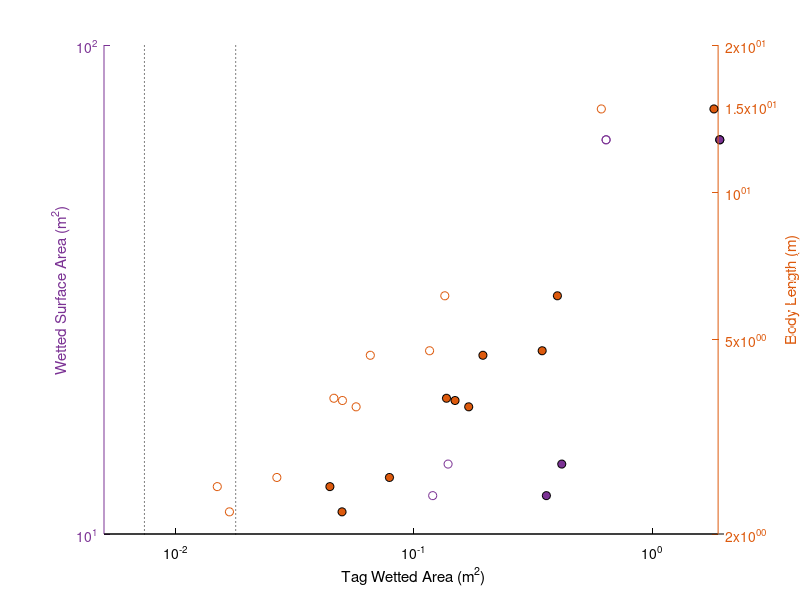
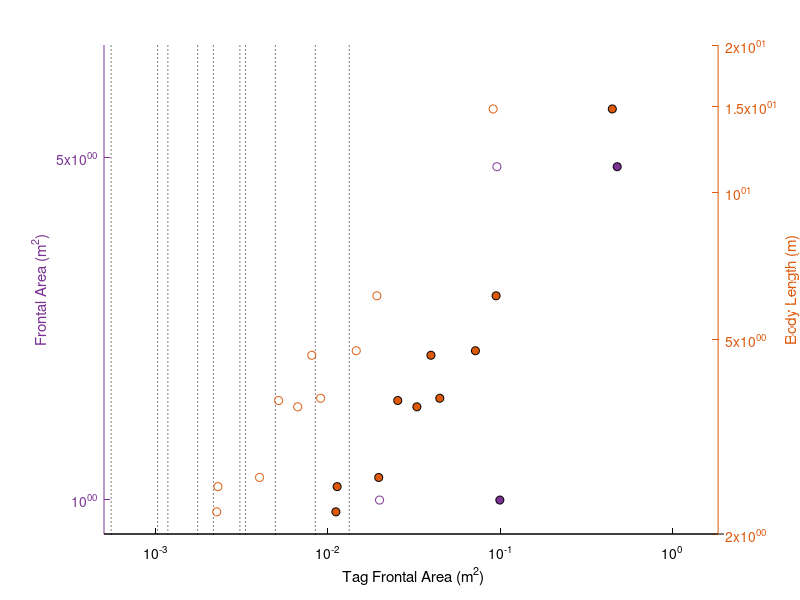
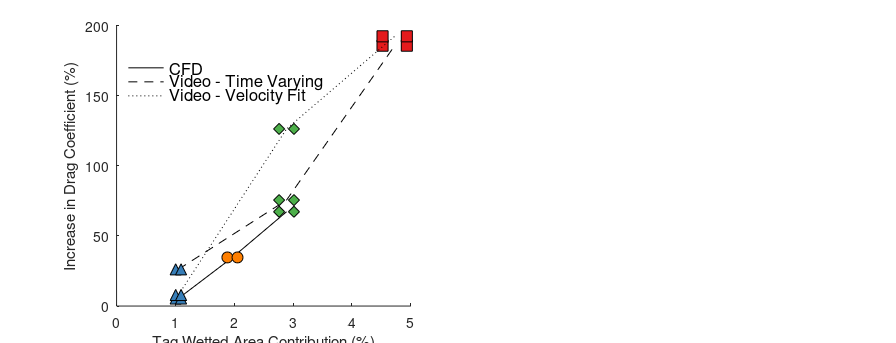

Write MATLAB code to recreate these figures, in order. (Note: this script raises an error after producing the figures.)
% Acceptable tag sizes
% 20 July 2016

bodylength = [3.64
NaN
4.74
3.75
2.61
1.18
1.42
1.47
2.22
2.5
3.79
4.64
6.14
NaN
14.8];

Wa = [5.85
NaN
11.98
5.12
2.7
0.58
0.78
0.92
1.7
1.51
4.71
6.72
13.9
64
64];

% frontal area 
Fa = [0.342119151
NaN
0.754295759
0.264207719
0.20428189
0.049664342
0.054820966
0.079577539
0.114591656
0.116509475
0.466037898
0.413675878
0.997233885
NaN
4.791968398];

tagWa3 = Wa*0.03;
tagWa1 = Wa*0.01;

tagFa2 = Fa*0.02;
tagFa10 = Fa*0.1;


%%
%# Some initial computations:
axesPosition = [110 40 200 200];  %# Axes position, in pixels
yWidth = 30;                      %# y axes spacing, in pixels

%# Create the figure and axes:
figure(1); clf; hold on
set(gca,'Position',axesPosition)
h1 = axes('Color','w','XColor','k','YColor',[123/255 50/255 148/255],...
          'YLim',[0 100],'Xlim',[0.005 2],'xscale','log','yscale','log',...
          'NextPlot','add');
h2 = axes('Color','none','XColor','k','YColor',[221/255 90/255 13/255],...
          'YLim',[0 20],'Xlim',[0.005 2],'xscale','log','yscale','log',...
          'XTick',[],'XTickLabel',[],...
          'Ytick',[0 2 5 10 15 20],...
          'Yaxislocation','right','NextPlot','add');

xlabel(h1,'Tag Wetted Area (m^2)');
ylabel(h2,'Body Length (m)');
ylabel(h1,'Wetted Surface Area (m^2)');

plot(h1,tagWa3,Wa,'o','markerfacecolor',[123/255 50/255 148/255],'markeredgecolor','k')
plot(h1,tagWa1,Wa,'o','markeredgecolor',[123/255 50/255 148/255])

plot(h2,tagWa3,bodylength,'o','markerfacecolor',[221/255 90/255 13/255],'markeredgecolor','k')
plot(h2,tagWa1,bodylength,'o','markeredgecolor',[221/255 90/255 13/255])

%% Add DTAG3+ on market
% wetted area 
TAG3 = [0.0243; 0.066; 0.108];
plot(h1,TAG3(1),2.29,'^','MarkerEdgeColor',[55/255 126/255 184/255],'MarkerFaceColor',[55/255 126/255 184/255],'MarkerSize',8) % 2.29 = average wetted area of Hoku and Liho
plot(h1,TAG3(2),2.29,'d','MarkerEdgeColor',[77/255 175/255 74/255],'MarkerFaceColor',[77/255 175/255 74/255],'MarkerSize',8) % 2.29 = average wetted area of Hoku and Liho
plot(h1,TAG3(3),2.29,'s','MarkerEdgeColor',[228/255 26/255 28/255],'MarkerFaceColor',[228/255 26/255 28/255],'MarkerSize',8) % 2.29 = average wetted area of Hoku and Liho

tag268 = 0.01785; 
tag333 = 0.00739;
plot(h1,[tag268 tag268],[0.58 100],'k:')
plot(h1,[tag333 tag333],[0.58 100],'k:')

% save
cd /Users/julievanderhoop/Documents/MATLAB/DQ/DQ2013/AnalysisFigs
print('Glide_AcceptableTagSize','-dsvg','-r300')

%% add second figure with FA
figure(2); clf; hold on
set(gca,'Position',axesPosition)
h1 = axes('Color','w','XColor','k','YColor',[123/255 50/255 148/255],...
          'YLim',[0 8.5],'Xlim',[0.0005 2],'xscale','log','yscale','log',...
          'NextPlot','add');
      set(h1,'ytick',[0 0.1 1 5])
h2 = axes('Color','none','XColor','k','YColor',[221/255 90/255 13/255],...
          'YLim',[0 20],'Xlim',[0.0005 2],'xscale','log','yscale','log',...
          'XTick',[],'XTickLabel',[],...
          'Ytick',[0 2 5 10 15 20],...
          'Yaxislocation','right','NextPlot','add');

xlabel(h1,'Tag Frontal Area (m^2)');
ylabel(h2,'Body Length (m)');
ylabel(h1,'Frontal Area (m^2)');

plot(h1,tagFa10,Fa,'o','markerfacecolor',[123/255 50/255 148/255],'markeredgecolor','k')
plot(h1,tagFa2,Fa,'o','markeredgecolor',[123/255 50/255 148/255])

plot(h2,tagFa10,bodylength,'o','markerfacecolor',[221/255 90/255 13/255],'markeredgecolor','k')
plot(h2,tagFa2,bodylength,'o','markeredgecolor',[221/255 90/255 13/255])

% add our tags
TAG3FA = [0.0022; 0.0110; 0.0198];
plot(h1,TAG3FA(1),0.1165,'^','MarkerEdgeColor',[55/255 126/255 184/255],'MarkerFaceColor',[55/255 126/255 184/255],'MarkerSize',8) % 2.29 = average wetted area of Hoku and Liho
plot(h1,TAG3FA(2),0.1165,'d','MarkerEdgeColor',[77/255 175/255 74/255],'MarkerFaceColor',[77/255 175/255 74/255],'MarkerSize',8) % 2.29 = average wetted area of Hoku and Liho
plot(h1,TAG3FA(3),0.1165,'s','MarkerEdgeColor',[228/255 26/255 28/255],'MarkerFaceColor',[228/255 26/255 28/255],'MarkerSize',8) % 2.29 = average wetted area of Hoku and Liho

% add Wildlife Computers
tag268Fa = 0.00055; 
tag333Fa = 0.001175;
plot(h1,[tag268Fa tag268Fa],[0.05 10],'k:')
plot(h1,[tag333Fa tag333Fa],[0.05 10],'k:')

% add other tags on market 
dualsidemount = 30.8/10000; % Hanson, m^2
frontmount = 21.6/10000; % Hanson, m^2
singlesidemount = 17.5/10000; % Hanson, m^2
crittercam = 8.45E-3; 
DavisCam = 0.0133; 
LLEO = 0.00495;
Acousonde3A = 0.001024;
Acousonde3B = 0.003319993;

plot(h1,[dualsidemount dualsidemount],[0.05 10],'k:')
plot(h1,[frontmount frontmount],[0.05 10],'k:')
plot(h1,[singlesidemount singlesidemount],[0.05 10],'k:')
plot(h1,[crittercam crittercam],[0.05 10],'k:')
plot(h1,[DavisCam DavisCam],[0.05 10],'k:')
plot(h1,[LLEO LLEO],[0.05 10],'k:')
plot(h1,[Acousonde3A Acousonde3A],[0.05 10],'k:')
plot(h1,[Acousonde3B Acousonde3B],[0.05 10],'k:')



% add DTAG2
plot(h1,0.0038,0.1165,'ko','MarkerFaceColor','w','MarkerSize',8) % 2.29 = average wetted area of Hoku and Liho

print('Glide_AcceptableTagSizeFA','-dsvg','-r300')


%% Figure S2 - wetted area increase vs Cd increase
% increase in wetted area from DTAG3
DtagWAInc = [0.024/2.39 0.024/2.19 0.045/2.39 0.045/2.19 0.066/2.39 0.066/2.19 0.108/2.39 0.108/2.19];
DtagWAInc = DtagWAInc*100; % make it a percent
% increase in frontal area from DTAG3
DtagFAInc = [0.0022/0.1204 0.0022/0.1165 0.0066/0.1204 0.0066/0.1165 0.0110/0.1204 0.0110/0.1165 0.0198/0.1204 0.0198/0.1165];
DtagFAInc = DtagFAInc*100; % make it a percent


% Percent increase in Cd from CFD
CFDInc = [5.4 5.4 34.7 34.7 67.3 67.3 NaN NaN];
% percent increase in Cd from glide
GlideTVInc = [26.2 26.2 NaN NaN 75.6 75.6 185.8 185.8];
% percent increase in Cd from glide 
GlideVFInc = [7.9 7.9 NaN NaN 126.4 126.4 192.5 192.5];

figure(3); clf; set(gcf,'position',[2290 53 897 344],'paperpositionmode','auto')
subplot(121); hold on
plot([mean(DtagWAInc(1:2))  mean(DtagWAInc(3:4)) mean(DtagWAInc(5:6))],[CFDInc(1) CFDInc(3) CFDInc(5)],'k-')
plot(DtagWAInc(1:2),CFDInc(1:2),'k^','markerfacecolor',[55/255 126/255 184/255],'markersize',8); % tag
plot(DtagWAInc(3:4),CFDInc(3:4),'ko','markerfacecolor',[255/255 127/255 0/255],'markersize',8); % tag+2
plot(DtagWAInc(5:6),CFDInc(5:6),'kd','markerfacecolor',[77/255 175/255 74/255],'markersize',8); % tag+4

plot([mean(DtagWAInc(1:2)) mean(DtagWAInc(5:6)) mean(DtagWAInc(7:8))],[GlideTVInc(1) GlideTVInc(5) GlideTVInc(7)],'k--')
plot(DtagWAInc(1:2),GlideTVInc(1:2),'k^','markerfacecolor',[55/255 126/255 184/255],'markersize',8) % tag
plot(DtagWAInc(5:6),GlideTVInc(5:6),'kd','markerfacecolor',[77/255 175/255 74/255],'markersize',8) % tag+4
plot(DtagWAInc(7:8),GlideTVInc(7:8),'ks','markerfacecolor',[228/255 26/255 28/255],'markersize',8) % tag+8

plot([mean(DtagWAInc(1:2)) mean(DtagWAInc(5:6)) mean(DtagWAInc(7:8))],[GlideVFInc(1) GlideVFInc(5) GlideVFInc(7)],'k:')
plot(DtagWAInc(1:2),GlideVFInc(1:2),'k^','markerfacecolor',[55/255 126/255 184/255],'markersize',8) % tag
plot(DtagWAInc(5:6),GlideVFInc(5:6),'kd','markerfacecolor',[77/255 175/255 74/255],'markersize',8) % tag+4
plot(DtagWAInc(7:8),GlideVFInc(7:8),'ks','markerfacecolor',[228/255 26/255 28/255],'markersize',8) % tag+8

% add fake legend
plot([0.2 0.8],[170 170],'k-'); text(0.9,170,'CFD','FontSize',12)
plot([0.2 0.8],[160 160],'k--'); text(0.9,160,'Video - Time Varying','FontSize',12)
plot([0.2 0.8],[150 150],'k:'); text(0.9,150,'Video - Velocity Fit','FontSize',12)


xlabel('Tag Wetted Area Contribution (%)')
ylabel('Increase in Drag Coefficient (%)')
adjustfigurefont
xlim([0 5]); text(0.2,185,'A','FontSize',20,'FontWeight','bold')
%%
subplot(122); hold on
plot([mean(DtagFAInc(1:2))  mean(DtagFAInc(3:4)) mean(DtagFAInc(5:6))],[CFDInc(1) CFDInc(3) CFDInc(5)],'k-')
plot(DtagFAInc(1:2),CFDInc(1:2),'k^','markerfacecolor',[55/255 126/255 184/255],'markersize',8); % tag
plot(DtagFAInc(3:4),CFDInc(3:4),'ko','markerfacecolor',[255/255 127/255 0/255],'markersize',8); % tag+2
plot(DtagFAInc(5:6),CFDInc(5:6),'kd','markerfacecolor',[77/255 175/255 74/255],'markersize',8); % tag+4

plot([mean(DtagFAInc(1:2)) mean(DtagFAInc(5:6)) mean(DtagFAInc(7:8))],[GlideTVInc(1) GlideTVInc(5) GlideTVInc(7)],'k--')
plot(DtagFAInc(1:2),GlideTVInc(1:2),'k^','markerfacecolor',[55/255 126/255 184/255],'markersize',8) % tag
plot(DtagFAInc(5:6),GlideTVInc(5:6),'kd','markerfacecolor',[77/255 175/255 74/255],'markersize',8) % tag+4
plot(DtagFAInc(7:8),GlideTVInc(7:8),'ks','markerfacecolor',[228/255 26/255 28/255],'markersize',8) % tag+8

plot([mean(DtagFAInc(1:2)) mean(DtagFAInc(5:6)) mean(DtagFAInc(7:8))],[GlideVFInc(1) GlideVFInc(5) GlideVFInc(7)],'k:')
plot(DtagFAInc(1:2),GlideVFInc(1:2),'k^','markerfacecolor',[55/255 126/255 184/255],'markersize',8) % tag
plot(DtagFAInc(5:6),GlideVFInc(5:6),'kd','markerfacecolor',[77/255 175/255 74/255],'markersize',8) % tag+4
plot(DtagFAInc(7:8),GlideVFInc(7:8),'ks','markerfacecolor',[228/255 26/255 28/255],'markersize',8) % tag+8


xlabel('Tag Frontal Area Contribution (%)')
ylabel('Increase in Drag Coefficient (%)')
adjustfigurefont
xlim([0 17]); text(0.6,185,'B','FontSize',20,'FontWeight','bold')

print('Glide_SupplementWaFaCd','-dsvg','-r300')
